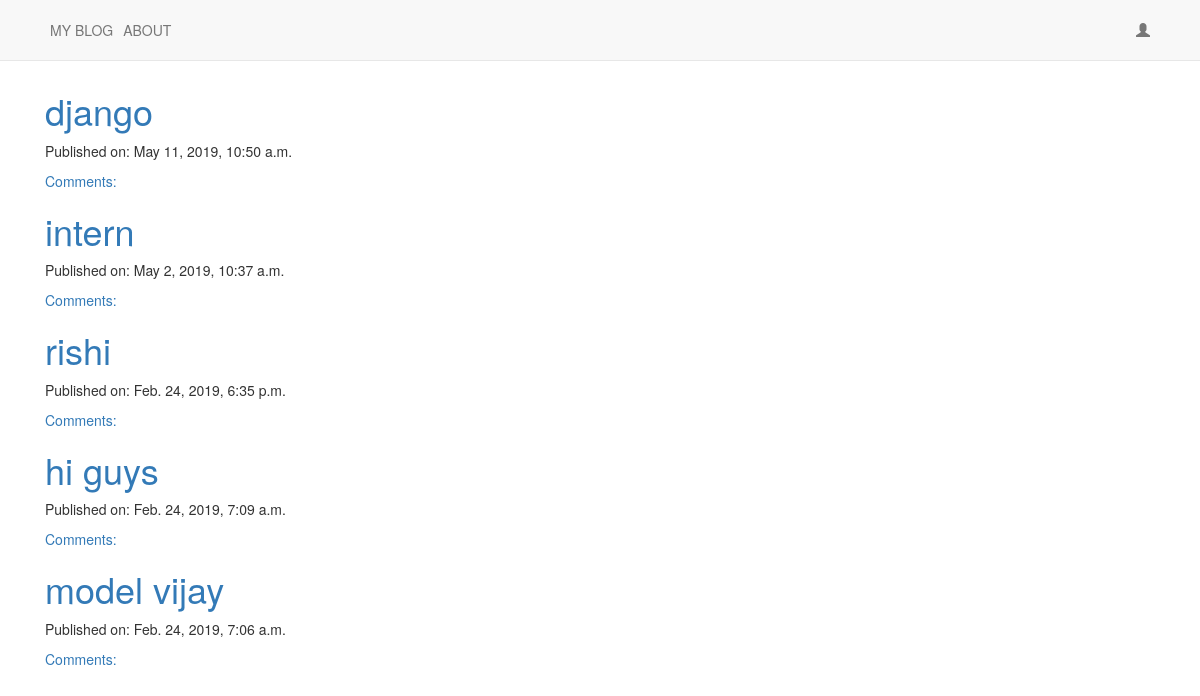
The page / on the database its author committed.
### blog/models.py (models this page shows, shortened)
class Post(models.Model):
    title = models.CharField(max_length=200)
    author = models.ForeignKey('auth.User', on_delete=models.CASCADE)
    text = models.TextField()
    published_date = models.DateTimeField(blank=True, null=True)
    created_date = models.DateTimeField(default=timezone.now)

### blog/views.py (the view)
# urls.py: path('', views.Post_list.as_view(), name='post_list'),
class Post_list(ListView):
    model = Post
    def get_queryset(self):
        return Post.objects.filter(published_date__lte=timezone.now()).order_by('-published_date')

### blog/templates/blog/post_list.html
{% extends 'blog/base.html' %} {% block content %}
<div class="centerstage">
  {% for post in post_list %}
  <div class="post">
    <h1>
      <a href="{% url 'post_detail' pk=post.pk %}">{{ post.title }}</a>
    </h1>
    <div class="date">
      <p>Published on: {{ post.published_date }}</p>
    </div>
    <a href="{% url 'post_detail' pk=post.pk %}"
      >Comments: {{ post.approve_comments.count }}</a
    >
  </div>
  {% endfor %}
</div>
{% endblock %}

### blog/templates/blog/base.html (shortened to what this page needs)
<!DOCTYPE html>
{% load staticfiles %}
<html lang="en">
  <head>
    <link
      rel="stylesheet"
      href="https://maxcdn.bootstrapcdn.com/bootstrap/4.0.0/css/bootstrap.min.css"
    />
    <link
      rel="stylesheet"
      href="https://maxcdn.bootstrapcdn.com/bootstrap/3.3.7/css/bootstrap.min.css"
    />
    <link
      rel="stylesheet"
      href="//cdn.jsdelivr.net/npm/medium-editor@latest/dist/css/medium-editor.min.css"
      type="text/css"
      media="screen"
      charset="utf-8"
    />
    <link rel="stylesheet" href="{% static 'css/blog.css' %}" />
  </head>
  <body class="loader">
    <nav class="navbar navbar-expand-sm navbar-default navbar-static-top mb-3">
      <div class="container">
        <ul class="nav navbar-nav">
          <li class="nav-item">
            <a href="{% url 'post_list' %}" class="nav-link">MY BLOG</a>
          </li>
          <li class="nav-item">
            <a href="{% url 'about' %}" class="nav-link">ABOUT</a>
          </li>
        </ul>
        <ul class="nav navbar-nav ml-auto">
          {% if user.is_authenticated %}
          <li class="nav-item">
            <a href="{% url 'post_new' %}" class="nav-link">NEW POST</a>
          </li>
          <li class="nav-item">
            <a href="{% url 'drafts' %}" class="nav-link">DRAFTS</a>
          </li>
          <li class="nav-item">
            <a href="{% url 'logout' %}" class="nav-link">LOG OUT</a>
          </li>
          {% else %}
          <li class="nav-item">
            <a href="{%url 'login'%}" class="nav-link"
              ><span class="glyphicon glyphicon-user"></span
            ></a>
          </li>
          {% endif %}
        </ul>
      </div>
    </nav>
    <div class="content container">
      <div class="row">
        <div class="col-md-8">
          <div class="blog_posts">
            {% block content %} {% endblock %}
          </div>
        </div>
      </div>
    </div>
  </body>
</html>

### blog/static/css/blog.css (style rules this page uses)
.loader { filter: hue-rotate(0deg); color: linear-gradient(45deg, #0f8, #08f); animation: hue 10000ms infinite linear; }

### rows shown on the page
Post: title "django", published_date "May 11, 2019, 10:50 a.m."
Post: title "intern", published_date "May 2, 2019, 10:37 a.m."
Post: title "rishi", published_date "Feb. 24, 2019, 6:35 p.m."
Post: title "hi guys", published_date "Feb. 24, 2019, 7:09 a.m."
Post: title "model vijay", published_date "Feb. 24, 2019, 7:06 a.m."
